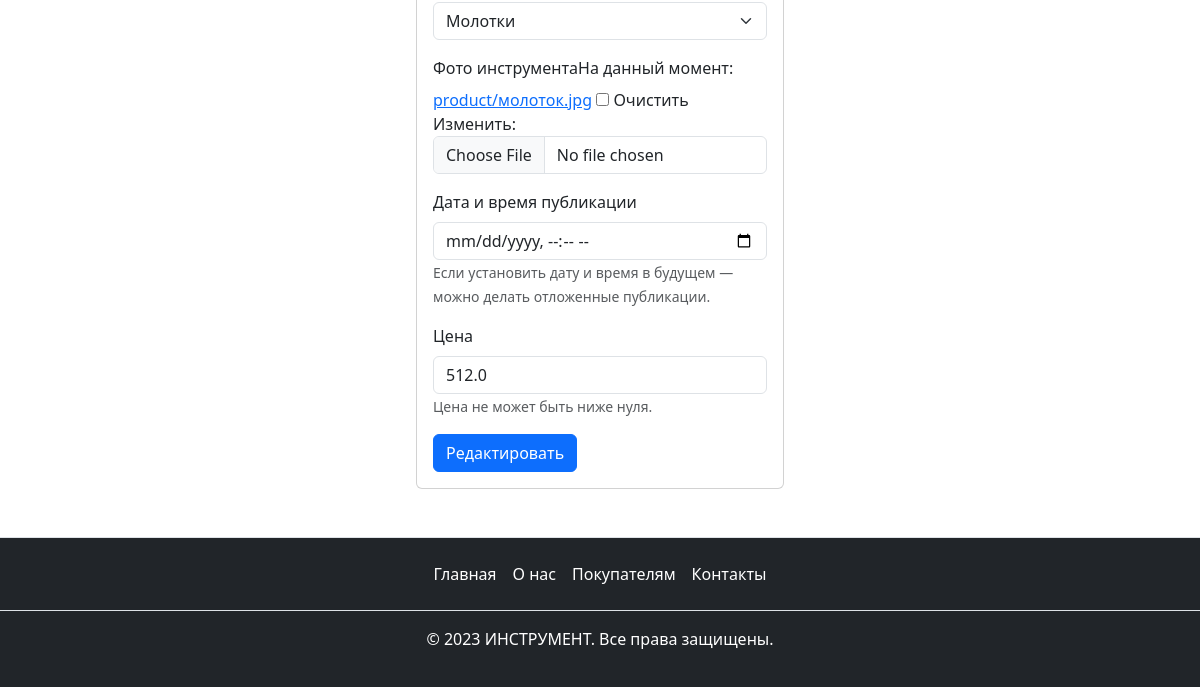
The page /products/hand_instrument/hammers/product/1/edit/ (signed in, lower part) on the database as committed earlier.
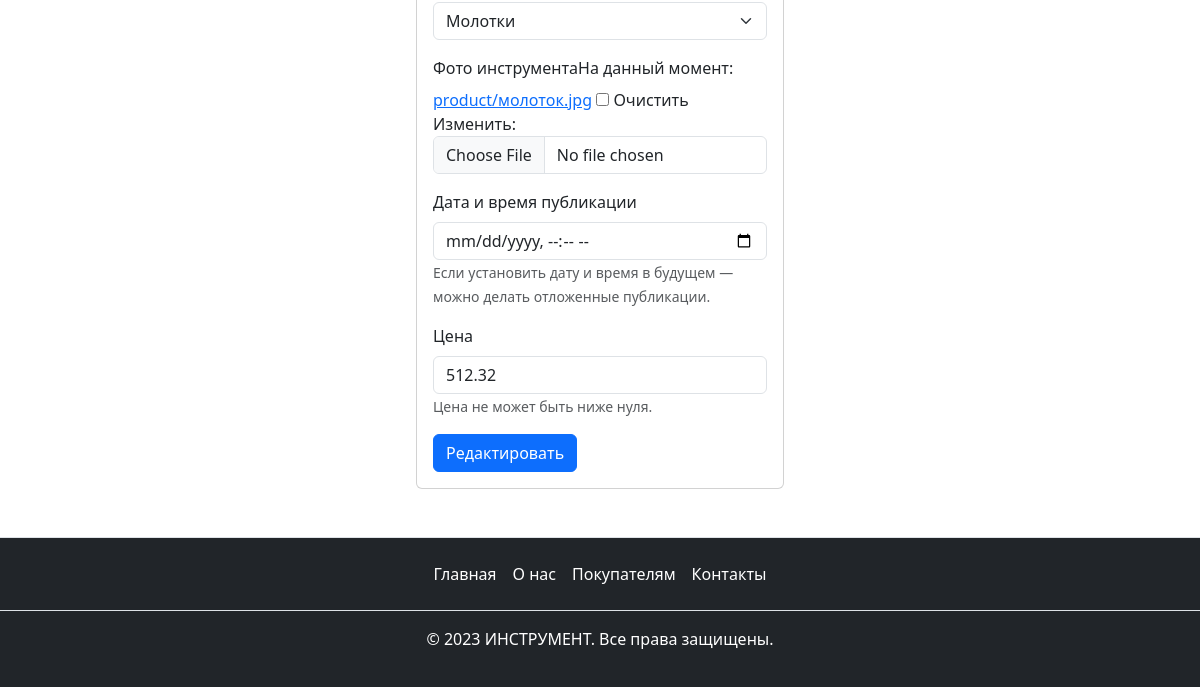
The same page on the database as committed later.
### main/models.py (models this page shows, shortened)
class Published(models.Model):
    is_published = models.BooleanField(
        default=True,
        verbose_name='Опубликовано',
        help_text='Снимите галочку, чтобы скрыть публикацию.'
    )
    created_at = models.DateTimeField(
        verbose_name='Добавлено',
        auto_now_add=True
    )
    class Meta:
        abstract = True

class Product(Published):
    title = models.CharField(
        max_length=40,
        verbose_name='Название инструмента'
    )
    description = models.TextField(
        verbose_name='Описание инструмента'
    )
    parameters = models.TextField(
        verbose_name='Параметры инструмента'
    )
    category = models.ForeignKey(
        Category,
        on_delete=models.CASCADE,
        verbose_name='Категория',
        related_name='products_category'
    )
    product_type = models.ForeignKey(
        ProductType,
        on_delete=models.CASCADE,
        verbose_name='Тип продукта',
        related_name='products_type'
    )
    image = models.ImageField(
        upload_to='product/',
        null=True,
        blank=True,
        verbose_name='Фото инструмента'
    )
    pub_date = models.DateTimeField(
        verbose_name='Дата и время публикации',
        help_text='Если установить дату и время в будущем'
                  ' — можно делать отложенные публикации.'
    )
    price = models.FloatField(
        verbose_name='Цена',
        validators=[MinValueValidator(0)],
        help_text='Цена не может быть ниже нуля.',
        default=1
    )
    class Meta:
        verbose_name = 'инструмент'
        verbose_name_plural = 'Инструменты'
        ordering = ('pub_date',)

### main/views.py (the view)
class ProductUpdateView(
    LoginRequiredMixin,
    PermissionRequiredMixin,
    ProductCreateUpdateDeleteMixin,
    UpdateView
):
    permission_required = 'main.change_product'
    template_name = 'main/product/update_product.html'

### main/forms.py
class ProductForm(forms.ModelForm):
    class Meta:
        model = Product
        fields = '__all__'
        widgets = {
            'pub_date': forms.DateTimeInput(attrs={'type': 'datetime-local'})
        }

### main/models.py (called while the page is built)
    def __str__(self):
        return self.title

    def __str__(self):
        return self.title

### templates/main/product/update_product.html (shortened to what this page needs)
{% extends "base.html" %}
{% load django_bootstrap5 %}
{% block content %}
  <div class="d-flex justify-content-center m-5">
    <div class="card col-4 m-4">
      <div class="card-body">
        <form method="post" enctype="multipart/form-data">
          {% bootstrap_form form %}
          {% bootstrap_button button_type="submit" content="Редактировать" %}
        </form>
      </div>
    </div>
  </div>
{% endblock %}

Rows that differ between the two databases and show on the page:
changed Product "Молотки": price "512.0" → "512.32"
